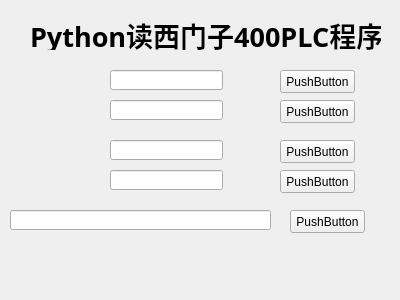
<?xml version="1.0" encoding="UTF-8"?>
<ui version="4.0">
 <class>Form</class>
 <widget class="QWidget" name="Form">
  <property name="geometry">
   <rect>
    <x>0</x>
    <y>0</y>
    <width>400</width>
    <height>300</height>
   </rect>
  </property>
  <property name="windowTitle">
   <string>Form</string>
  </property>
  <widget class="QLineEdit" name="lineEdit">
   <property name="geometry">
    <rect>
     <x>110</x>
     <y>70</y>
     <width>113</width>
     <height>20</height>
    </rect>
   </property>
  </widget>
  <widget class="QLineEdit" name="lineEdit_2">
   <property name="geometry">
    <rect>
     <x>110</x>
     <y>100</y>
     <width>113</width>
     <height>20</height>
    </rect>
   </property>
  </widget>
  <widget class="QLineEdit" name="lineEdit_3">
   <property name="geometry">
    <rect>
     <x>110</x>
     <y>140</y>
     <width>113</width>
     <height>20</height>
    </rect>
   </property>
  </widget>
  <widget class="QLineEdit" name="lineEdit_4">
   <property name="geometry">
    <rect>
     <x>110</x>
     <y>170</y>
     <width>113</width>
     <height>20</height>
    </rect>
   </property>
  </widget>
  <widget class="QLineEdit" name="lineEdit_5">
   <property name="geometry">
    <rect>
     <x>10</x>
     <y>210</y>
     <width>261</width>
     <height>20</height>
    </rect>
   </property>
  </widget>
  <widget class="QPushButton" name="pushButton">
   <property name="geometry">
    <rect>
     <x>290</x>
     <y>210</y>
     <width>75</width>
     <height>23</height>
    </rect>
   </property>
   <property name="text">
    <string>PushButton</string>
   </property>
  </widget>
  <widget class="QPushButton" name="pushButton_2">
   <property name="geometry">
    <rect>
     <x>280</x>
     <y>70</y>
     <width>75</width>
     <height>23</height>
    </rect>
   </property>
   <property name="text">
    <string>PushButton</string>
   </property>
  </widget>
  <widget class="QPushButton" name="pushButton_3">
   <property name="geometry">
    <rect>
     <x>280</x>
     <y>100</y>
     <width>75</width>
     <height>23</height>
    </rect>
   </property>
   <property name="text">
    <string>PushButton</string>
   </property>
  </widget>
  <widget class="QPushButton" name="pushButton_4">
   <property name="geometry">
    <rect>
     <x>280</x>
     <y>140</y>
     <width>75</width>
     <height>23</height>
    </rect>
   </property>
   <property name="text">
    <string>PushButton</string>
   </property>
  </widget>
  <widget class="QPushButton" name="pushButton_5">
   <property name="geometry">
    <rect>
     <x>280</x>
     <y>170</y>
     <width>75</width>
     <height>23</height>
    </rect>
   </property>
   <property name="text">
    <string>PushButton</string>
   </property>
  </widget>
  <widget class="QLabel" name="label">
   <property name="geometry">
    <rect>
     <x>30</x>
     <y>19</y>
     <width>351</width>
     <height>31</height>
    </rect>
   </property>
   <property name="font">
    <font>
     <family>Aharoni</family>
     <pointsize>20</pointsize>
     <weight>75</weight>
     <bold>true</bold>
    </font>
   </property>
   <property name="text">
    <string>Python读西门子400PLC程序</string>
   </property>
  </widget>
 </widget>
 <resources/>
 <connections/>
</ui>
